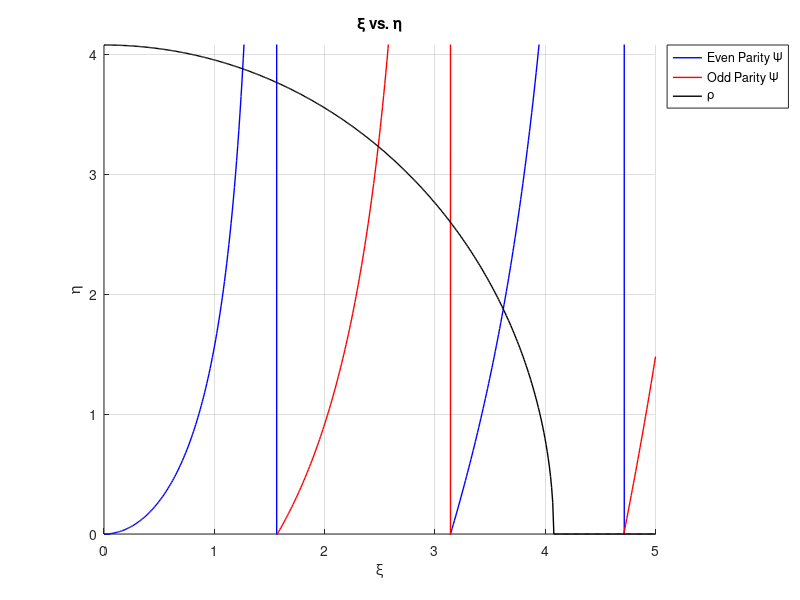

MATLAB code for this plot:
% constant definitions from .md

a = 2e-9; % half-width, 6nm
V0 = 1.6e-25; % -|V| = 0.01 ueV
m = 1.445e-25; % mass of Rb87
hbar = 1.055e-34;
z0 = (a/hbar) * sqrt(2*m*V0);
num_states = round(z0/pi);

rho = sqrt((2*m*(a^2)*abs(V0))/(hbar^2));

xi = linspace(0, 5, 500);

rho_circle = sqrt(rho^2 - xi.^2);

% even eigenstate
even_eigen = xi .* tan(xi);

% odd eigenstate
odd_eigen = -xi .* cot(xi);

figure;
hold on;
plot(xi, even_eigen, 'b', 'LineWidth', 1, 'DisplayName', 'Even Parity \Psi');
plot(xi, odd_eigen, 'r', 'LineWidth', 1, 'DisplayName', 'Odd Parity \Psi');
plot(xi, rho_circle, 'k', 'LineWidth', 1, 'DisplayName', '\rho');

xlabel('\xi');
ylabel('\eta');
title('\xi vs. \eta');

legend('Location', 'northeastoutside');
axis([0, max(xi), 0, max(rho_circle)]);
grid on;
hold off;